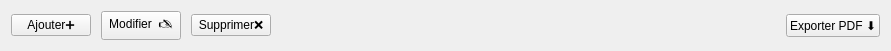
         <widget class="QWidget" name="layoutWidget_3">
          <property name="geometry">
           <rect>
            <x>70</x>
            <y>530</y>
            <width>891</width>
            <height>31</height>
           </rect>
          </property>
          <layout class="QHBoxLayout" name="inventoryActions">
           <property name="spacing">
            <number>10</number>
           </property>
           <item>
            <widget class="QPushButton" name="BtnInventoryAdd">
             <property name="text">
              <string>Ajouter➕</string>
             </property>
             <property name="property" stdset="0">
              <string>primary</string>
             </property>
            </widget>
           </item>
           <item>
            <widget class="QPushButton" name="BtnInventoryEdit">
             <property name="text">
              <string>Modifier  🖎</string>
             </property>
             <property name="property" stdset="0">
              <string>ghost</string>
             </property>
            </widget>
           </item>
           <item>
            <widget class="QPushButton" name="BtnInventoryDelete">
             <property name="text">
              <string>Supprimer❌</string>
             </property>
             <property name="property" stdset="0">
              <string>danger</string>
             </property>
            </widget>
           </item>
           <item>
            <spacer name="inventorySpacer">
             <property name="orientation">
              <enum>Qt::Orientation::Horizontal</enum>
             </property>
             <property name="sizeHint" stdset="0">
              <size>
               <width>40</width>
               <height>20</height>
              </size>
             </property>
            </spacer>
           </item>
           <item>
            <widget class="QPushButton" name="BtnInventoryExport">
             <property name="text">
              <string>Exporter PDF ⬇️</string>
             </property>
             <property name="property" stdset="0">
              <string>chip</string>
             </property>
            </widget>
           </item>
          </layout>
         </widget>
